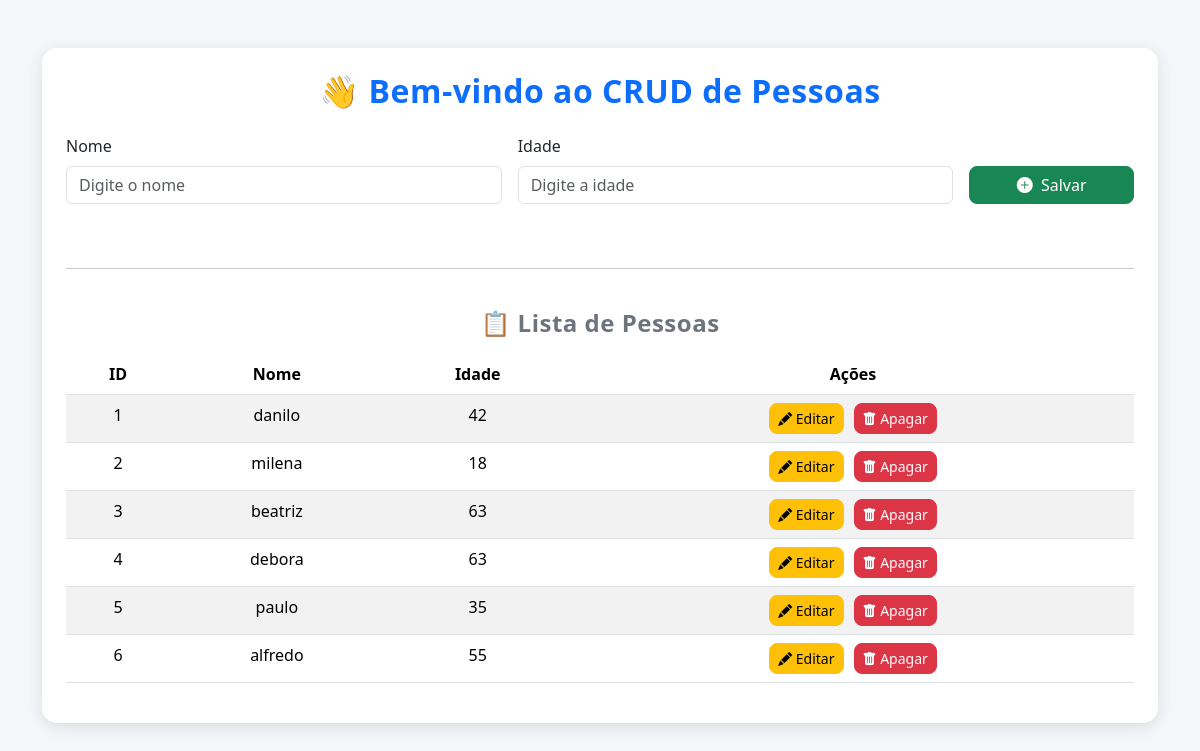
The app's page /, older data.
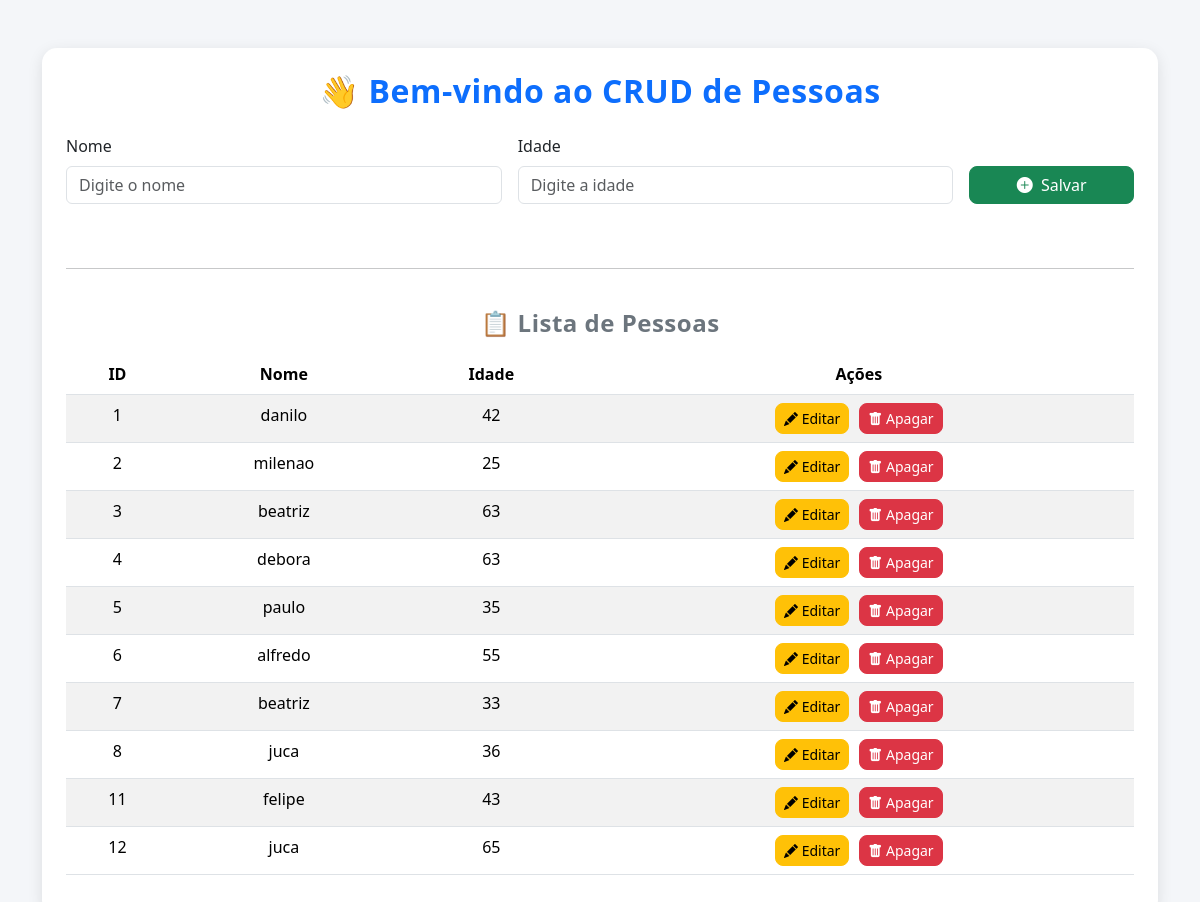
The same page, newer data.
### crud/models.py (models this page shows, shortened)
class Pessoa (models.Model):
    nome = models.CharField(max_length=50)
    idade = models.IntegerField()

### crud/views.py (the view)
# urls.py: 2. Add a URL to urlpatterns:  path('', views.home, name='home')
def home(request):
    pessoas = Pessoa.objects.all()
    return render(request, 'index.html', {'pessoas': pessoas})

### crud/templates/index.html (shortened to what this page needs)
<!DOCTYPE html>
<html lang="pt-br">
<head>
  <link href="https://cdn.jsdelivr.net/npm/bootstrap@5.3.3/dist/css/bootstrap.min.css" rel="stylesheet">
  <link href="https://cdn.jsdelivr.net/npm/bootstrap-icons@1.11.3/font/bootstrap-icons.css" rel="stylesheet">
</head>
<body>
<div class="container my-5">
  <div class="card p-4">
    <h2 class="text-center text-primary header-title mb-4">
      👋 Bem-vindo ao CRUD de Pessoas
    </h2>
    <form action="{% url 'salvar' %}" method="POST" class="row g-3 mb-5 align-items-end">
      <div class="col-md-5">
        <label for="nome" class="form-label">Nome</label>
        <input type="text" id="nome" name="nome" class="form-control" placeholder="Digite o nome" required>
      </div>
      <div class="col-md-5">
        <label for="idade" class="form-label">Idade</label>
        <input type="number" id="idade" name="idade" class="form-control" placeholder="Digite a idade" required>
      </div>
      <div class="col-md-2 d-grid">
        <button type="submit" class="btn btn-success">
          <i class="bi bi-plus-circle-fill me-1"></i> Salvar
        </button>
      </div>
    </form>
    <hr>
    <h4 class="text-center text-secondary header-title mt-4 mb-3">
      📋 Lista de Pessoas
    </h4>
    <div class="table-responsive">
      <table class="table table-hover table-striped text-center">
        <thead>
          <tr>
            <th>ID</th>
            <th>Nome</th>
            <th>Idade</th>
            <th>Ações</th>
          </tr>
        </thead>
        <tbody>
          {% for pessoa in pessoas %}
          <tr>
            <td>{{ pessoa.id }}</td>
            <td>{{ pessoa.nome }}</td>
            <td>{{ pessoa.idade }}</td>
            <td>
              <div class="actions-cell justify-content-center">
                <a href="{% url 'editar' pessoa.id %}" class="btn btn-warning btn-sm" title="Editar">
                  <i class="bi bi-pencil-fill"></i> Editar
                </a>
                <form action="{% url 'apagar' pessoa.id %}" method="POST" onsubmit="return confirm('Tem certeza que deseja apagar?');">
                  <button type="submit" class="btn btn-danger btn-sm" title="Apagar">
                    <i class="bi bi-trash-fill"></i> Apagar
                  </button>
                </form>
              </div>
            </td>
          </tr>
          {% endfor %} </tbody>
      </table>
    </div>
  </div>
</div>
</body>
</html>

### crud/templates/index.html (style rules this page uses)
body { background: #f4f6f9; font-family: "Segoe UI", sans-serif; }
.card { border: none; border-radius: 15px; box-shadow: 0 4px 15px rgba(0,0,0,0.1); }
.btn { border-radius: 8px; font-weight: 500; }
.header-title { font-weight: 700; letter-spacing: 0.5px; }
.table thead { background-color: #343a40; color: #fff; }
.actions-cell { display: flex; gap: 10px; }

Row changes from the older to the newer data that the page shows:
changed Pessoa id 2: nome "milena" → "milenao"; idade "18" → "25"
added Pessoa: id "7", nome "beatriz", idade "33"
added Pessoa: id "8", nome "juca", idade "36"
added Pessoa: id "11", nome "felipe", idade "43"
added Pessoa: id "12", nome "juca", idade "65"
